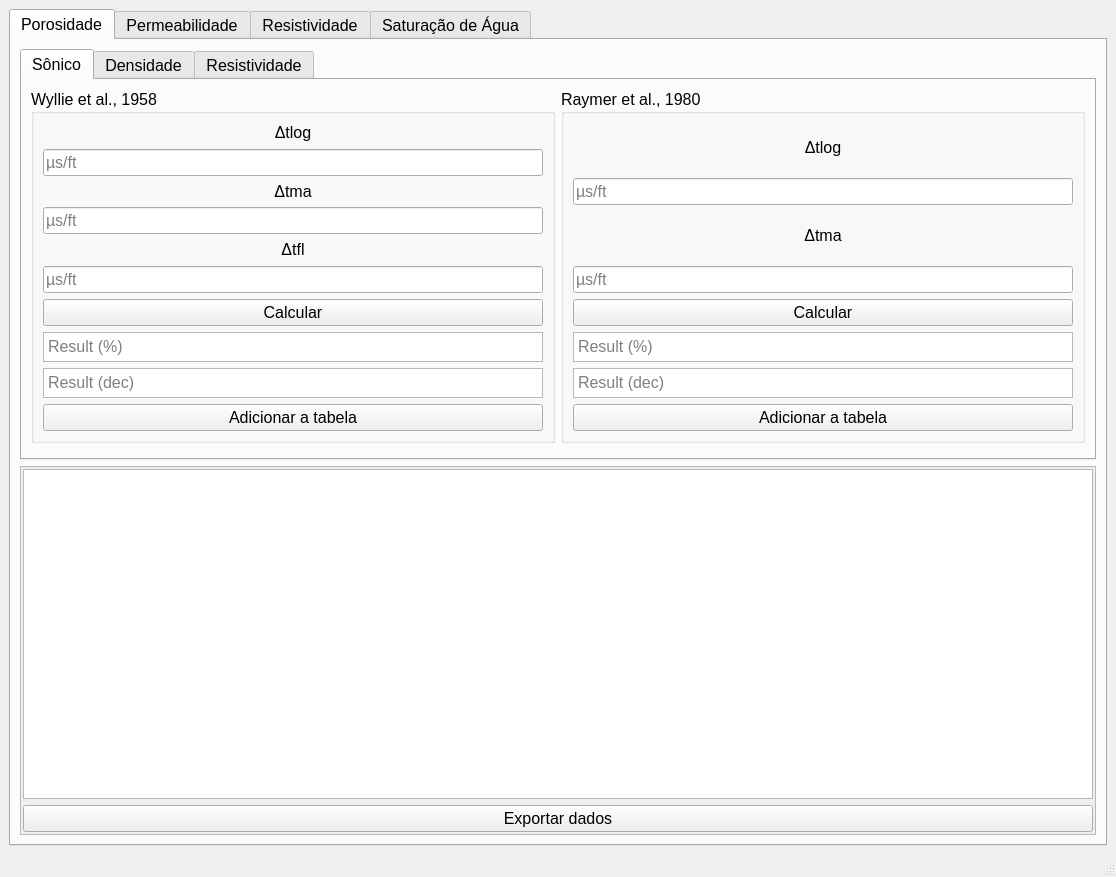
<?xml version="1.0" encoding="UTF-8"?>
<ui version="4.0">
 <class>MainWindow</class>
 <widget class="QMainWindow" name="MainWindow">
  <property name="geometry">
   <rect>
    <x>0</x>
    <y>0</y>
    <width>1116</width>
    <height>877</height>
   </rect>
  </property>
  <property name="windowTitle">
   <string>MainWindow</string>
  </property>
  <widget class="QWidget" name="centralwidget">
   <layout class="QHBoxLayout" name="horizontalLayout">
    <item>
     <widget class="QTabWidget" name="tabWidget">
      <property name="font">
       <font>
        <pointsize>12</pointsize>
       </font>
      </property>
      <property name="tabPosition">
       <enum>QTabWidget::North</enum>
      </property>
      <property name="tabShape">
       <enum>QTabWidget::Rounded</enum>
      </property>
      <property name="currentIndex">
       <number>0</number>
      </property>
      <widget class="QWidget" name="tabPorosity">
       <attribute name="title">
        <string>Porosidade</string>
       </attribute>
       <layout class="QVBoxLayout" name="verticalLayout_2">
        <item>
         <widget class="QTabWidget" name="porosityTabWidget">
          <property name="sizePolicy">
           <sizepolicy hsizetype="Preferred" vsizetype="Expanding">
            <horstretch>0</horstretch>
            <verstretch>0</verstretch>
           </sizepolicy>
          </property>
          <property name="currentIndex">
           <number>0</number>
          </property>
          <widget class="QWidget" name="sonicPorosity" native="true">
           <attribute name="title">
            <string>Sônico</string>
           </attribute>
           <layout class="QHBoxLayout" name="horizontalLayout_2">
            <item>
             <layout class="QGridLayout" name="gridLayout_2">
              <item row="2" column="0" colspan="2">
               <widget class="QFrame" name="frame">
                <property name="maximumSize">
                 <size>
                  <width>16777215</width>
                  <height>100</height>
                 </size>
                </property>
                <property name="frameShape">
                 <enum>QFrame::StyledPanel</enum>
                </property>
                <property name="frameShadow">
                 <enum>QFrame::Raised</enum>
                </property>
               </widget>
              </item>
              <item row="0" column="0">
               <widget class="QGroupBox" name="groupBox">
                <property name="title">
                 <string>Wyllie et al., 1958</string>
                </property>
                <layout class="QVBoxLayout" name="verticalLayout_4">
                 <item>
                  <widget class="QLabel" name="label">
                   <property name="font">
                    <font>
                     <pointsize>10</pointsize>
                    </font>
                   </property>
                   <property name="text">
                    <string>&lt;html&gt;&lt;head/&gt;&lt;body&gt;&lt;p align=&quot;center&quot;&gt;&lt;span style=&quot; font-size:12pt;&quot;&gt;Δtlog&lt;/span&gt;&lt;/p&gt;&lt;/body&gt;&lt;/html&gt;</string>
                   </property>
                  </widget>
                 </item>
                 <item>
                  <widget class="QLineEdit" name="inputDeltaTlog_wyllie">
                   <property name="text">
                    <string/>
                   </property>
                   <property name="alignment">
                    <set>Qt::AlignJustify|Qt::AlignVCenter</set>
                   </property>
                   <property name="placeholderText">
                    <string>µs/ft</string>
                   </property>
                  </widget>
                 </item>
                 <item alignment="Qt::AlignHCenter">
                  <widget class="QLabel" name="label_2">
                   <property name="font">
                    <font>
                     <pointsize>10</pointsize>
                    </font>
                   </property>
                   <property name="text">
                    <string>&lt;html&gt;&lt;head/&gt;&lt;body&gt;&lt;p align=&quot;center&quot;&gt;&lt;span style=&quot; font-size:12pt;&quot;&gt;Δtma&lt;/span&gt;&lt;/p&gt;&lt;/body&gt;&lt;/html&gt;</string>
                   </property>
                  </widget>
                 </item>
                 <item>
                  <widget class="QLineEdit" name="inputDeltaTma_wyllie">
                   <property name="placeholderText">
                    <string>µs/ft</string>
                   </property>
                  </widget>
                 </item>
                 <item>
                  <widget class="QLabel" name="label_3">
                   <property name="font">
                    <font>
                     <pointsize>10</pointsize>
                    </font>
                   </property>
                   <property name="text">
                    <string>&lt;html&gt;&lt;head/&gt;&lt;body&gt;&lt;p align=&quot;center&quot;&gt;&lt;span style=&quot; font-size:12pt;&quot;&gt;Δtfl&lt;/span&gt;&lt;/p&gt;&lt;/body&gt;&lt;/html&gt;</string>
                   </property>
                  </widget>
                 </item>
                 <item>
                  <widget class="QLineEdit" name="inputDeltaTfl_wyllie">
                   <property name="placeholderText">
                    <string>µs/ft</string>
                   </property>
                  </widget>
                 </item>
                 <item>
                  <widget class="QPushButton" name="calculateWylliePorosity">
                   <property name="text">
                    <string>Calcular</string>
                   </property>
                  </widget>
                 </item>
                 <item>
                  <widget class="QTextEdit" name="resultWylliePerc">
                   <property name="maximumSize">
                    <size>
                     <width>16777215</width>
                     <height>30</height>
                    </size>
                   </property>
                   <property name="readOnly">
                    <bool>true</bool>
                   </property>
                   <property name="placeholderText">
                    <string>Result (%)</string>
                   </property>
                  </widget>
                 </item>
                 <item>
                  <widget class="QTextEdit" name="resultWyllieDec">
                   <property name="maximumSize">
                    <size>
                     <width>16777215</width>
                     <height>30</height>
                    </size>
                   </property>
                   <property name="readOnly">
                    <bool>true</bool>
                   </property>
                   <property name="placeholderText">
                    <string>Result (dec)</string>
                   </property>
                  </widget>
                 </item>
                 <item>
                  <widget class="QPushButton" name="addTableWyllie">
                   <property name="text">
                    <string>Adicionar a tabela</string>
                   </property>
                  </widget>
                 </item>
                </layout>
               </widget>
              </item>
              <item row="0" column="1">
               <widget class="QGroupBox" name="groupBox_2">
                <property name="title">
                 <string>Raymer et al., 1980</string>
                </property>
                <layout class="QVBoxLayout" name="verticalLayout_5">
                 <item>
                  <widget class="QLabel" name="label_5">
                   <property name="font">
                    <font>
                     <pointsize>10</pointsize>
                    </font>
                   </property>
                   <property name="text">
                    <string>&lt;html&gt;&lt;head/&gt;&lt;body&gt;&lt;p align=&quot;center&quot;&gt;&lt;span style=&quot; font-size:12pt;&quot;&gt;Δtlog&lt;/span&gt;&lt;/p&gt;&lt;/body&gt;&lt;/html&gt;</string>
                   </property>
                  </widget>
                 </item>
                 <item>
                  <widget class="QLineEdit" name="inputDeltaTlog_raymer">
                   <property name="placeholderText">
                    <string>µs/ft</string>
                   </property>
                  </widget>
                 </item>
                 <item alignment="Qt::AlignHCenter">
                  <widget class="QLabel" name="label_6">
                   <property name="font">
                    <font>
                     <pointsize>10</pointsize>
                    </font>
                   </property>
                   <property name="text">
                    <string>&lt;html&gt;&lt;head/&gt;&lt;body&gt;&lt;p align=&quot;center&quot;&gt;&lt;span style=&quot; font-size:12pt;&quot;&gt;Δtma&lt;/span&gt;&lt;/p&gt;&lt;/body&gt;&lt;/html&gt;</string>
                   </property>
                  </widget>
                 </item>
                 <item>
                  <widget class="QLineEdit" name="inputDeltaTma_raymer">
                   <property name="placeholderText">
                    <string>µs/ft</string>
                   </property>
                  </widget>
                 </item>
                 <item>
                  <widget class="QPushButton" name="calculateRaymerPorosity">
                   <property name="text">
                    <string>Calcular</string>
                   </property>
                  </widget>
                 </item>
                 <item>
                  <widget class="QTextEdit" name="resultRaymerPerc">
                   <property name="maximumSize">
                    <size>
                     <width>16777215</width>
                     <height>30</height>
                    </size>
                   </property>
                   <property name="readOnly">
                    <bool>true</bool>
                   </property>
                   <property name="placeholderText">
                    <string>Result (%)</string>
                   </property>
                  </widget>
                 </item>
                 <item>
                  <widget class="QTextEdit" name="resultRaymerDec">
                   <property name="maximumSize">
                    <size>
                     <width>16777215</width>
                     <height>30</height>
                    </size>
                   </property>
                   <property name="readOnly">
                    <bool>true</bool>
                   </property>
                   <property name="placeholderText">
                    <string>Result (dec)</string>
                   </property>
                  </widget>
                 </item>
                 <item>
                  <widget class="QPushButton" name="addTableRaymer">
                   <property name="text">
                    <string>Adicionar a tabela</string>
                   </property>
                  </widget>
                 </item>
                </layout>
               </widget>
              </item>
             </layout>
            </item>
           </layout>
          </widget>
          <widget class="QWidget" name="densityPorosity">
           <attribute name="title">
            <string>Densidade</string>
           </attribute>
          </widget>
          <widget class="QWidget" name="tab_3">
           <attribute name="title">
            <string>Resistividade</string>
           </attribute>
           <layout class="QGridLayout" name="gridLayout"/>
          </widget>
         </widget>
        </item>
        <item>
         <widget class="QScrollArea" name="scrollArea">
          <property name="widgetResizable">
           <bool>true</bool>
          </property>
          <widget class="QWidget" name="scrollAreaWidgetContents">
           <property name="geometry">
            <rect>
             <x>0</x>
             <y>0</y>
             <width>1072</width>
             <height>362</height>
            </rect>
           </property>
           <layout class="QVBoxLayout" name="verticalLayout_3">
            <property name="leftMargin">
             <number>2</number>
            </property>
            <property name="topMargin">
             <number>2</number>
            </property>
            <property name="rightMargin">
             <number>2</number>
            </property>
            <property name="bottomMargin">
             <number>2</number>
            </property>
            <item>
             <widget class="QTableWidget" name="outputTableSonicPorosity"/>
            </item>
            <item>
             <widget class="QPushButton" name="exportSonicPorosityTable">
              <property name="text">
               <string>Exportar dados</string>
              </property>
             </widget>
            </item>
           </layout>
          </widget>
         </widget>
        </item>
       </layout>
      </widget>
      <widget class="QWidget" name="tabPermeability">
       <attribute name="title">
        <string>Permeabilidade</string>
       </attribute>
       <layout class="QVBoxLayout" name="verticalLayout"/>
      </widget>
      <widget class="QWidget" name="tab">
       <attribute name="title">
        <string>Resistividade</string>
       </attribute>
      </widget>
      <widget class="QWidget" name="tab_2">
       <attribute name="title">
        <string>Saturação de Água</string>
       </attribute>
      </widget>
     </widget>
    </item>
   </layout>
  </widget>
  <widget class="QMenuBar" name="menubar">
   <property name="geometry">
    <rect>
     <x>0</x>
     <y>0</y>
     <width>1116</width>
     <height>21</height>
    </rect>
   </property>
  </widget>
  <widget class="QStatusBar" name="statusbar"/>
 </widget>
 <resources/>
 <connections/>
</ui>
